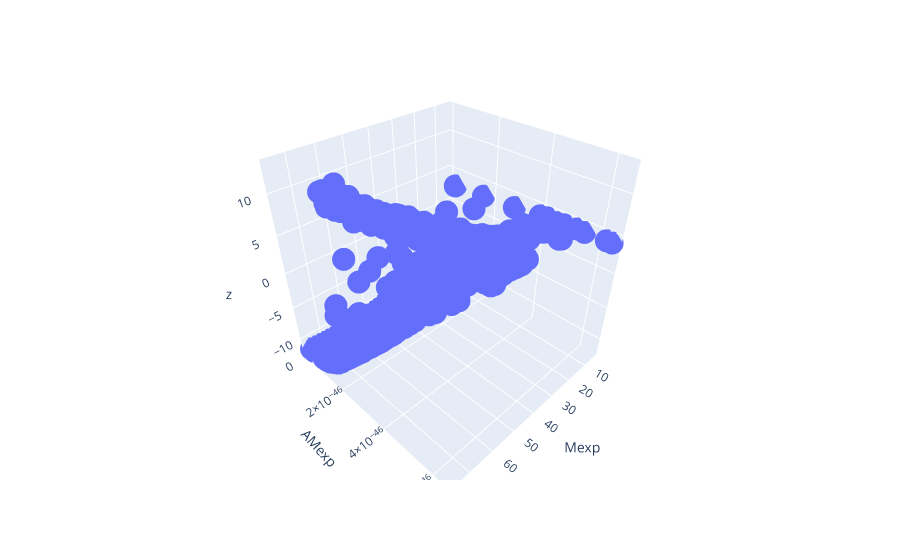

Notebook code for this chart:
### Code cell
#Shows residual error
px.scatter_3d(df_temp, x='Mexp', y='AMexp', z = prediction - df_temp[z])

### Figure 1 — Plotly figure (JSON) as saved in the notebook; plotly's stock layout.template omitted (floating-point values rounded to 4 significant figures; data arrays with more than 128 entries replaced by an {"elided": "..."} marker saying what was removed)
{"data": [{"hovertemplate": "Mexp=%{x}<br>AMexp=%{y}<br>z=%{z}<extra></extra>", "legendgroup": "", "marker": {"color": "#636efa", "symbol": "circle"}, "mode": "markers", "name": "", "scene": "scene", "showlegend": false, "type": "scatter3d", "x": {"elided": "829 float values"}, "y": {"elided": "829 float values"}, "z": {"elided": "829 float values"}}], "layout": {"legend": {"tracegroupgap": 0}, "margin": {"t": 60}, "scene": {"domain": {"x": [0, 1], "y": [0, 1]}, "xaxis": {"title": {"text": "Mexp"}}, "yaxis": {"title": {"text": "AMexp"}}, "zaxis": {"title": {"text": "z"}}}}}
